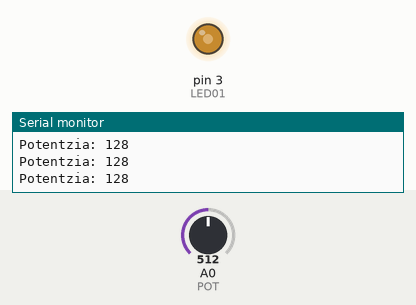
The sketch below on a simulated Arduino Uno, built with avr-gcc and run on an emulated ATmega328P. Parts: output pins drawn as LEDs (lit = HIGH), the last lines printed to the serial monitor. The test bench sets the inputs (shaded band); at power-on: A0 (POT) = 512.

Above: at 1.2 s.
1.3 s: A0 (POT) set to 418
At 2.0 s:
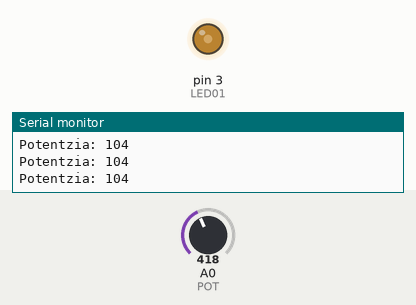
4.3 s: A0 (POT) set to 388
At 5.3 s:
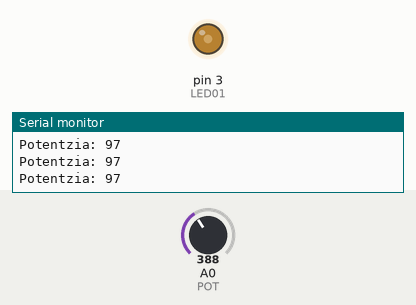
7.3 s: A0 (POT) set to 45
At 8.5 s:
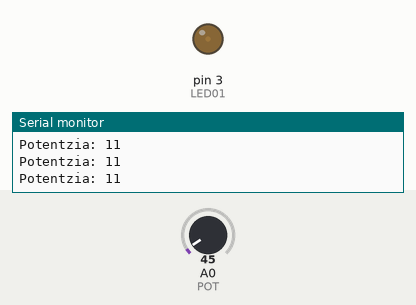
8.8 s: A0 (POT) set to 37
At 9.6 s:
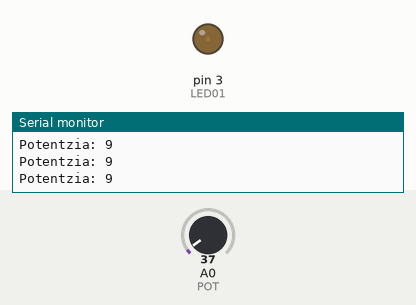
11.8 s: A0 (POT) set to 716
At 13.0 s:
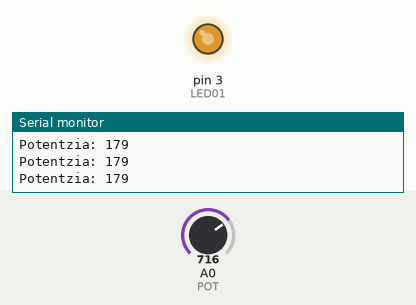
13.3 s: A0 (POT) set to 900
At 13.6 s:
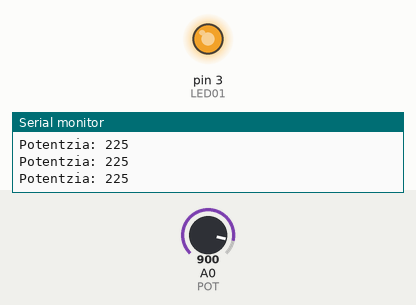
Timing chart, 0 to 15.8 s (numbered marks = the images above; inputs shaded):
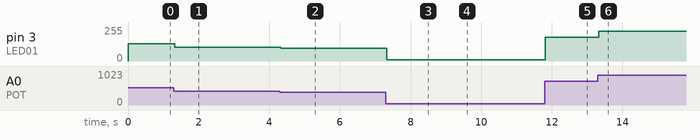

Measured:
- after the input at 1.3 s, pin 3 (LED01): 128/255 → 104/255 at once
- after the input at 4.3 s, pin 3 (LED01): 104/255 → 97/255 at once
- after the input at 7.3 s, pin 3 (LED01): 97/255 → 11/255 at once
- after the input at 8.8 s, pin 3 (LED01): 11/255 → 9/255 at once
- after the input at 11.8 s, pin 3 (LED01): 9/255 → 179/255 at once
- after the input at 13.3 s, pin 3 (LED01): 179/255 → 225/255 at once

The sketch:

LED_ANALOGIC.ino
```cpp
const int LED01 = 3;
const int POT = 0;

int BRIGHTNESS;

void setup()
{
  Serial.begin(9600);
  pinMode(LED01, OUTPUT);
  // Ez da beharrezkoa Analogiko denak INPUT-ak direlako
  // pinMode(POT, INPUT);
}

void loop()
{
  BRIGHTNESS = analogRead(POT); // 0 - 1023
  BRIGHTNESS = BRIGHTNESS / 4;
  Serial.print("Potentzia: ");
  Serial.println(BRIGHTNESS);
  analogWrite(LED01, BRIGHTNESS); // 0 - 255
}
```
